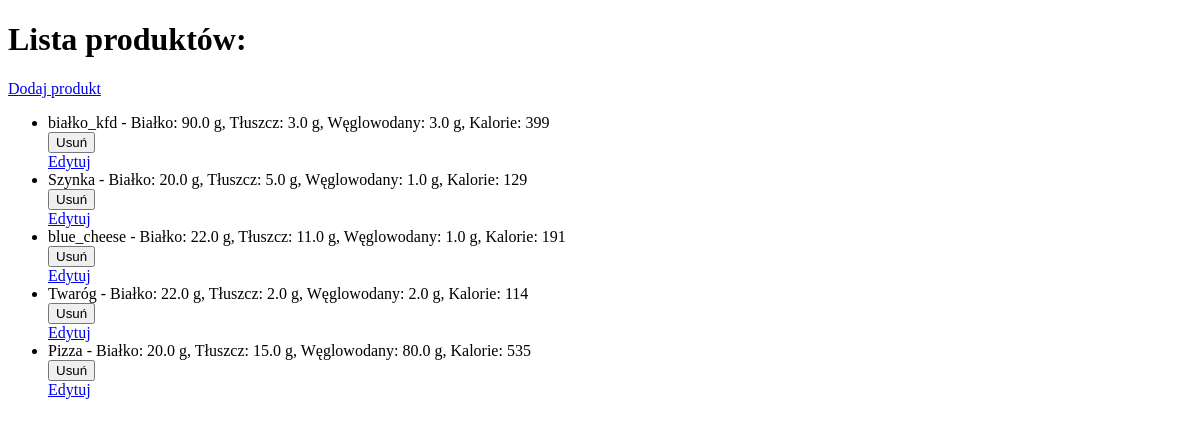
Before: /products/ with the older database file.
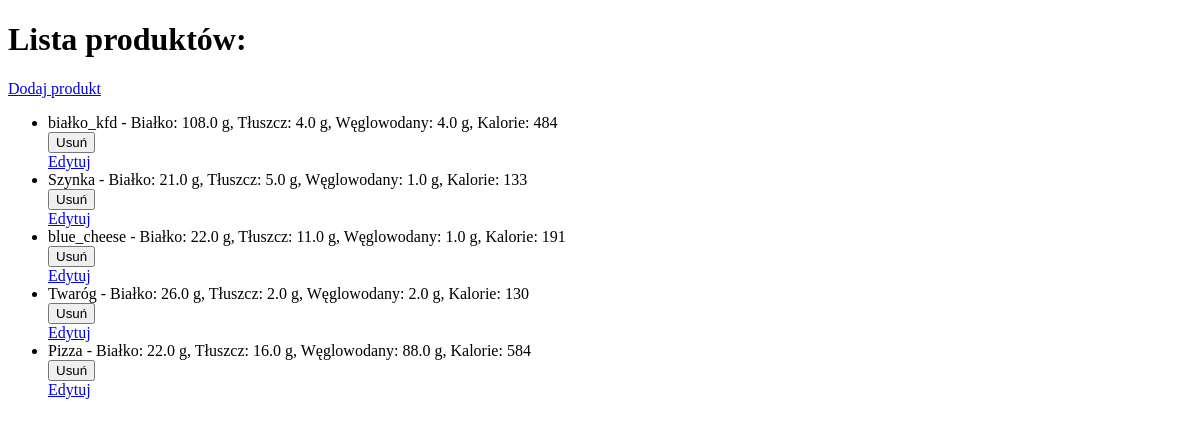
After: the same page with the newer database file.
### models/models.py (models this page shows, shortened)
class Product(models.Model):
    name=models.CharField(max_length=255)
    protein=models.FloatField()
    fat=models.FloatField()
    carbo=models.FloatField()
    grams=models.FloatField(default=100)
    def calories(self):
        calories = (self.protein*4) + (self.carbo*4)+(self.fat*9)
        return int(calories)

### models/views.py (the view)
# urls.py: path('products/',views.product_list,name='product_list'),
def product_list(request):
    products = Product.objects.all()
    return render(request,'product_list.html',{'products':products})

### templates/product_list.html (shortened to what this page needs)
<!DOCTYPE html>
<html>
<head>
</head>
<body>
	<h1>Lista produktów:</h1>
	<a href="{% url 'add_product' %}">Dodaj produkt</a>
	<ul>
		{% for product in products %}
		<li>{{ product.name }} - Białko: {{ product.protein }} g, Tłuszcz: {{ product.fat }} g, Węglowodany: {{ product.carbo }} g, Kalorie: {{ product.calories }}
			<form action="{% url 'remove_product' product.id %}" method="post">
				<button type="submit">Usuń</button>
			</form>
			<a href="{% url 'update_product' product.id %}">Edytuj</a>
		</li>
		{% endfor %}
	</ul>
</body>
</html>

Changed rows visible on the page:
changed Product "białko_kfd": protein "90.0" → "108.0"; fat "3.0" → "4.0"; carbo "3.0" → "4.0"; calories "399" → "484"
changed Product "Szynka": protein "20.0" → "21.0"; calories "129" → "133"
changed Product "Twaróg": protein "22.0" → "26.0"; calories "114" → "130"
changed Product "Pizza": protein "20.0" → "22.0"; fat "15.0" → "16.0"; carbo "80.0" → "88.0"; calories "535" → "584"
